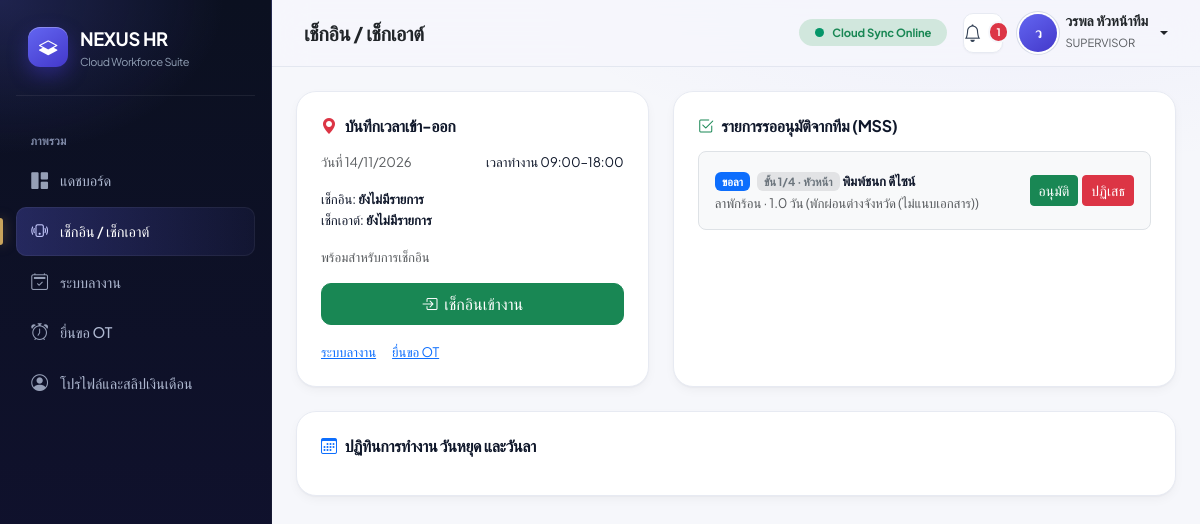
/modules/ess/ess_portal.php (signed in), run on the app's committed database.
### tables this page shows
CREATE TABLE shifts (
    id INT AUTO_INCREMENT PRIMARY KEY COMMENT 'รหัสกะงาน (PK)',
    company_id INT NULL COMMENT 'รหัสบริษัท (NULL = ใช้ร่วมกันทั้งเครือ)',
    shift_name VARCHAR(50) NOT NULL COMMENT 'ชื่อกะงาน',
    start_time TIME NOT NULL COMMENT 'เวลาเข้างาน',
    end_time TIME NOT NULL COMMENT 'เวลาเลิกงาน',
    break_minutes INT NOT NULL DEFAULT 60 COMMENT 'เวลาพัก (นาที)',
    late_grace_minutes INT NOT NULL DEFAULT 5 COMMENT 'อนุโลมสาย (นาที)',
    status TINYINT(1) NOT NULL DEFAULT 1 COMMENT 'สถานะกะงาน (1=ใช้งาน, 0=เลิกใช้)',
    duplicate_key CHAR(64) NULL,
    UNIQUE KEY uk_shifts_duplicate_key (duplicate_key),
    INDEX idx_shifts_company_status (company_id, status),
    FOREIGN KEY (company_id) REFERENCES companies(company_id) ON DELETE CASCADE
);

CREATE TABLE leave_approvals (
    id INT AUTO_INCREMENT PRIMARY KEY COMMENT 'รหัสขั้นตอนอนุมัติลา (PK)',
    leave_request_id INT NOT NULL COMMENT 'รหัสคำขอลา',
    step_order INT NOT NULL COMMENT 'ลำดับขั้น (1, 2, 3, 4)',
    approver_role ENUM('supervisor', 'manager', 'director', 'hr_admin') NOT NULL COMMENT 'บทบาทผู้อนุมัติในขั้นนี้',
    approver_id VARCHAR(20) NULL COMMENT 'รหัสพนักงานผู้อนุมัติ',
    status ENUM('waiting', 'pending', 'approved', 'rejected') NOT NULL DEFAULT 'waiting' COMMENT 'waiting=รอคิว, pending=ถึงคิวแสดงให้กดอนุมัติ',
    comment TEXT NULL COMMENT 'หมายเหตุจากผู้อนุมัติ',
    action_at DATETIME NULL COMMENT 'วันเวลาที่ดำเนินการ',
    UNIQUE KEY uk_leave_step (leave_request_id, step_order),
    INDEX idx_leave_app_approver_status (approver_id, status),
    FOREIGN KEY (leave_request_id) REFERENCES leave_requests(id) ON DELETE CASCADE,
    FOREIGN KEY (approver_id) REFERENCES employees(id) ON DELETE SET NULL
);

CREATE TABLE leave_requests (
    id INT AUTO_INCREMENT PRIMARY KEY COMMENT 'รหัสคำขอลา (PK)',
    employee_id VARCHAR(20) NOT NULL COMMENT 'รหัสพนักงาน',
    leave_type_id INT NOT NULL COMMENT 'รหัสประเภทลา',
    start_date DATETIME NOT NULL COMMENT 'วันเวลาเริ่มลา',
    end_date DATETIME NOT NULL COMMENT 'วันเวลาสิ้นสุดลา',
    total_days DECIMAL(4,1) NOT NULL COMMENT 'จำนวนวันลา',
    reason TEXT NULL COMMENT 'เหตุผล',
    attachment_url VARCHAR(500) NULL COMMENT 'ไฟล์แนบ (ไม่บังคับ)',
    current_step INT NOT NULL DEFAULT 1 COMMENT 'ลำดับการอนุมัติปัจจุบัน',
    total_steps INT NOT NULL DEFAULT 4 COMMENT 'จำนวนขั้นอนุมัติทั้งหมด',
    status ENUM('pending', 'approved', 'rejected') NOT NULL DEFAULT 'pending' COMMENT 'สถานะคำขอรวม',
    pending_dedupe_key CHAR(64) NULL,
    approved_by VARCHAR(20) NULL COMMENT 'ผู้อนุมัติปิดงานขั้นสุดท้าย',
    approved_at DATETIME NULL COMMENT 'วันเวลาอนุมัติเสร็จสิ้น',
    created_at TIMESTAMP DEFAULT CURRENT_TIMESTAMP COMMENT 'วันที่ยื่นคำขอ',
    updated_at TIMESTAMP DEFAULT CURRENT_TIMESTAMP ON UPDATE CURRENT_TIMESTAMP COMMENT 'วันที่แก้ไขล่าสุด',
    UNIQUE KEY uk_leave_pending_dedupe (pending_dedupe_key),
    INDEX idx_leave_req_emp_status_dates (employee_id, status, start_date, end_date),
    INDEX idx_leave_req_status_step (status, current_step),
    FOREIGN KEY (employee_id) REFERENCES employees(id) ON DELETE CASCADE,
    FOREIGN KEY (leave_type_id) REFERENCES leave_types(id),
    FOREIGN KEY (approved_by) REFERENCES employees(id) ON DELETE SET NULL
);

CREATE TABLE employees (
    id VARCHAR(20) PRIMARY KEY COMMENT 'รหัสพนักงาน เช่น EMP-000001 (PK)',
    company_id INT NOT NULL COMMENT 'รหัสบริษัทที่สังกัด',
    emp_code VARCHAR(20) NOT NULL COMMENT 'รหัสพนักงานสำรอง',
    first_name VARCHAR(100) NOT NULL COMMENT 'ชื่อ',
    last_name VARCHAR(100) NOT NULL COMMENT 'นามสกุล',
    id_card_no VARCHAR(13) NOT NULL COMMENT 'เลขบัตรประชาชน',
    email VARCHAR(100) UNIQUE NOT NULL COMMENT 'อีเมล',
    phone VARCHAR(20) NULL COMMENT 'เบอร์โทร',
    department_id INT NULL COMMENT 'รหัสแผนก',
    position_id INT NULL COMMENT 'รหัสตำแหน่ง',
    manager_id VARCHAR(20) NULL COMMENT 'รหัสหัวหน้าสายตรง',
    hire_date DATE NOT NULL COMMENT 'วันเริ่มงาน',
    base_salary DECIMAL(12,2) NOT NULL DEFAULT 0.00 COMMENT 'เงินเดือนฐาน',
    employment_status ENUM('active', 'probation', 'resigned') NOT NULL DEFAULT 'active' COMMENT 'สถานะงาน',
    status TINYINT(1) NOT NULL DEFAULT 1 COMMENT 'สถานะใช้งานในระบบ (1=ใช้งาน, 0=เลิกใช้/ลบ)',
    profile_image_url VARCHAR(500) NULL COMMENT 'รูปโปรไฟล์',
    created_at TIMESTAMP DEFAULT CURRENT_TIMESTAMP COMMENT 'วันที่สร้าง',
    updated_at TIMESTAMP DEFAULT CURRENT_TIMESTAMP ON UPDATE CURRENT_TIMESTAMP COMMENT 'วันที่แก้ไขล่าสุด',
    UNIQUE KEY uk_company_emp_code (company_id, emp_code),
    UNIQUE KEY uk_company_id_card (company_id, id_card_no),
    INDEX idx_employees_company_status (company_id, status, employment_status),
    INDEX idx_employees_manager (manager_id),
    FOREIGN KEY (company_id) REFERENCES companies(company_id),
    FOREIGN KEY (department_id) REFERENCES departments(id),
    FOREIGN KEY (position_id) REFERENCES positions(id),
    FOREIGN KEY (manager_id) REFERENCES employees(id) ON DELETE SET NULL
);

CREATE TABLE leave_types (
    id INT AUTO_INCREMENT PRIMARY KEY COMMENT 'รหัสประเภทลา (PK)',
    company_id INT NULL COMMENT 'รหัสบริษัท (NULL = ใช้ร่วมกันทั้งเครือ)',
    name VARCHAR(50) NOT NULL COMMENT 'ชื่อประเภทลา',
    max_days_per_year INT NOT NULL COMMENT 'สิทธิ์ลาต่อปี (วัน)',
    is_paid BOOLEAN NOT NULL DEFAULT TRUE COMMENT 'จ่ายค่าจ้างไหม',
    is_carry_over BOOLEAN NOT NULL DEFAULT FALSE COMMENT 'ยกยอดได้ไหม',
    max_carry_over_years INT NOT NULL DEFAULT 0 COMMENT 'สะสมได้สูงสุด (ปี)',
    status TINYINT(1) NOT NULL DEFAULT 1 COMMENT 'สถานะใช้งาน (1=ใช้งาน, 0=เลิกใช้)',
    INDEX idx_leave_types_company_status (company_id, status),
    FOREIGN KEY (company_id) REFERENCES companies(company_id) ON DELETE CASCADE
);

### includes/auth.php (called while the page is built, shortened)
<?php
function hasRole(array $roles)
{
    $currentRole = $_SESSION['role'];
    $adminEquivalentRoles = ['admin', 'hr_manager'];
    return in_array($currentRole, $roles, true);
}

### includes/approval_workflow.php (called while the page is built, shortened)
<?php
function getApprovalRoleLabel(string $role): string
{
    $labels = [
        'supervisor' => 'หัวหน้า',
        'manager' => 'ผู้จัดการ',
        'director' => 'ผู้อำนวยการ',
        'hr_admin' => 'HR Manager/Admin',
    ];
    return $labels[$role] ?? 'ผู้อนุมัติ';
}

### modules/ess/ess_portal.php (the view, shortened to what this page needs)
<?php
require_once __DIR__ . '/../../includes/auth.php';
require_once ROOT_PATH . '/includes/approval_workflow.php';
$empId = (string)($_SESSION['employee_id'] ?? '');
$clock = $pdo->query('SELECT NOW() AS current_datetime, CURDATE() AS today')->fetch();
$now = new DateTimeImmutable($clock['current_datetime']);
$today = $clock['today'];
$dayStart = $today . ' 00:00:00';
$tomorrow = (new DateTimeImmutable($today))->modify('+1 day')->format('Y-m-d') . ' 00:00:00';
$attendanceStmt = $pdo->prepare("
    SELECT MIN(CASE WHEN scan_type = 'check_in' THEN scan_time END) AS check_in_at,
           MAX(CASE WHEN scan_type = 'check_out' THEN scan_time END) AS check_out_at
    FROM attendance_logs
    WHERE employee_id = ? AND scan_time >= ? AND scan_time < ?
");
$attendanceStmt->execute([$empId, $dayStart, $tomorrow]);
$attendance = $attendanceStmt->fetch();
$shiftReferenceDate = $attendance['check_in_at'] !== null && $attendance['check_out_at'] === null
    ? date('Y-m-d', strtotime($attendance['check_in_at']))
    : $today;
$shiftStmt = $pdo->prepare("
    SELECT s.start_time, s.end_time
    FROM employee_shifts es
    JOIN shifts s ON s.id = es.shift_id
    WHERE es.employee_id = ? AND es.status = 1 AND s.status = 1 AND es.effective_date <= ?
    ORDER BY es.effective_date DESC, es.id DESC
    LIMIT 1
");
$shiftStmt->execute([$empId, $shiftReferenceDate]);
$shift = $shiftStmt->fetch();
$activeLeaveStmt = $pdo->prepare("
    SELECT end_date
    FROM leave_requests
    WHERE employee_id = ? AND status = 'approved'
      AND start_date <= ? AND end_date > ?
    ORDER BY end_date DESC
    LIMIT 1
");
$currentDateTime = $now->format('Y-m-d H:i:s');
$activeLeaveStmt->execute([$empId, $currentDateTime, $currentDateTime]);
$activeLeave = $activeLeaveStmt->fetch();
$nextScanType = null;
$canRecordTime = false;
$attendanceMessage = '';
$checkInDisplay = $attendance['check_in_at'] ? date('d/m H:i', strtotime($attendance['check_in_at'])) : 'ยังไม่มีรายการ';
$checkOutDisplay = $attendance['check_out_at'] ? date('d/m H:i', strtotime($attendance['check_out_at'])) : 'ยังไม่มีรายการ';
if ($attendance['check_out_at'] !== null) {
    $attendanceMessage = 'ลงเวลาเข้า-ออกวันนี้ครบแล้ว';
} else {
    $nextScanType = 'check_in';
    if ($activeLeave) {
        $attendanceMessage = 'เช็กอินได้หลังสิ้นสุดการลาที่อนุมัติ เวลา ' . date('d/m/Y H:i', strtotime($activeLeave['end_date']));
    } else {
        $canRecordTime = true;
        $attendanceMessage = 'พร้อมสำหรับการเช็กอิน';
    }
}
$leaveStmt = $pdo->prepare("SELECT lr.*, e.first_name, e.last_name, lt.name AS leave_name,
                                   la.approver_role, la.step_order
                            FROM leave_approvals la
                            JOIN leave_requests lr ON lr.id = la.leave_request_id
                            JOIN employees e ON lr.employee_id = e.id
                            JOIN leave_types lt ON lr.leave_type_id = lt.id
                            WHERE lr.status = 'pending' AND lr.current_step = la.step_order
                              AND la.status = 'pending' AND la.approver_id = ?
                            ORDER BY lr.created_at DESC");
$otStmt = $pdo->prepare("SELECT o.*, e.first_name, e.last_name,
                                oa.approver_role, oa.step_order
                         FROM ot_approvals oa
                         JOIN ot_requests o ON o.id = oa.ot_request_id
                         JOIN employees e ON o.employee_id = e.id
                         WHERE o.status = 'pending' AND o.current_step = oa.step_order
                           AND oa.status = 'pending' AND oa.approver_id = ?
                         ORDER BY o.ot_date DESC");
$leaveStmt->execute([$empId]);
$otStmt->execute([$empId]);
$pendingLeaves = $leaveStmt->fetchAll();
$pendingOTs = $otStmt->fetchAll();
$canReceiveApprovals = hasRole(['admin', 'hr_manager', 'director', 'manager', 'supervisor']) ||
    !empty($pendingLeaves) || !empty($pendingOTs);
include ROOT_PATH . '/includes/layout_top.php';
?>
<div class="row g-4 mb-4">
    <div class="<?= $canReceiveApprovals ? 'col-lg-5' : 'col-12' ?>">
        <section class="glass-card p-4 h-100">
            <h2 class="h6 fw-bold mb-3"><i class="bi bi-geo-alt-fill text-danger me-2" aria-hidden="true"></i>บันทึกเวลาเข้า-ออก</h2>
            <div class="d-flex flex-wrap justify-content-between gap-2 mb-3">
                <span class="text-muted small">วันที่ <?= htmlspecialchars(date('d/m/Y', strtotime($today))) ?></span>
                <?php if ($shift): ?>
                    <span class="small">เวลาทำงาน <?= htmlspecialchars(substr($shift['start_time'], 0, 5) . '–' . substr($shift['end_time'], 0, 5)) ?></span>
                <?php else: ?>
                    <span class="small text-warning">ยังไม่ได้กำหนดกะทำงาน</span>
                <?php endif; ?>
            </div>
            <div class="mb-3 small">
                <div>เช็กอิน: <strong><?= htmlspecialchars($checkInDisplay) ?></strong></div>
                <div>เช็กเอาต์: <strong><?= htmlspecialchars($checkOutDisplay) ?></strong></div>
            </div>
            <p class="small text-muted mb-3"><?= htmlspecialchars($attendanceMessage) ?></p>
            <?php if ($nextScanType !== null): ?>
                <form method="post">
                    <button type="submit" class="btn <?= $nextScanType === 'check_in' ? 'btn-success' : 'btn-primary' ?> btn-modern w-100 py-2" <?= $canRecordTime ? '' : 'disabled' ?>>
                        <i class="bi <?= $nextScanType === 'check_in' ? 'bi-box-arrow-in-right' : 'bi-box-arrow-right' ?> me-1" aria-hidden="true"></i>
                        <?= $nextScanType === 'check_in' ? 'เช็กอินเข้างาน' : 'เช็กเอาต์เลิกงาน' ?>
                    </button>
                </form>
            <?php endif; ?>
            <div class="d-flex gap-3 mt-3 small">
                <a href="<?= BASE_URL ?>/modules/ess/leave_request.php">ระบบลางาน</a>
                <a href="<?= BASE_URL ?>/modules/ess/ot_request.php">ยื่นขอ OT</a>
            </div>
        </section>
    </div>
    <?php if ($canReceiveApprovals): ?>
    <div class="col-lg-7">
        <section id="approvalQueue" class="glass-card p-4 h-100">
            <h2 class="h6 fw-bold mb-3"><i class="bi bi-check2-square text-success me-2" aria-hidden="true"></i>รายการรออนุมัติจากทีม (MSS)</h2>
            <?php if (empty($pendingLeaves) && empty($pendingOTs)): ?>
                <div class="text-center text-muted py-4 small">ไม่มีรายการรออนุมัติในขณะนี้</div>
            <?php else: ?>
                <?php foreach ($pendingLeaves as $request): ?>
                    <div class="p-3 border rounded-3 mb-2 bg-light d-flex flex-wrap justify-content-between align-items-center gap-2">
                        <div>
                            <span class="badge bg-primary me-1">ขอลา</span>
                            <span class="badge bg-secondary-subtle text-secondary">ขั้น <?= (int)$request['step_order'] ?>/<?= (int)$request['total_steps'] ?> · <?= htmlspecialchars(getApprovalRoleLabel($request['approver_role'])) ?></span>
                            <strong class="small"><?= htmlspecialchars($request['first_name'] . ' ' . $request['last_name']) ?></strong>
                            <div class="text-muted small"><?= htmlspecialchars($request['leave_name']) ?> · <?= number_format((float)$request['total_days'], 1) ?> วัน (<?= htmlspecialchars($request['reason']) ?>)</div>
                        </div>
                        <form method="post" class="d-flex gap-1">
                            <button name="status" value="approved" class="btn btn-success btn-sm">อนุมัติ</button>
                            <button name="status" value="rejected" class="btn btn-danger btn-sm">ปฏิเสธ</button>
                        </form>
                    </div>
                <?php endforeach; ?>
            <?php endif; ?>
        </section>
    </div>
    <?php endif; ?>
</div>
<section class="glass-card p-4 animate-up">
    <h2 class="h6 fw-bold mb-3"><i class="bi bi-calendar3 text-primary me-2" aria-hidden="true"></i>ปฏิทินการทำงาน วันหยุด และวันลา</h2>
</section>
<?php include ROOT_PATH . '/includes/layout_bottom.php'; ?>

### assets/css/style.css (style rules this page uses)
:root { --primary: #4338ca; --primary-light: #6366f1; --primary-soft: #eef0ff; --secondary: #0891b2; --accent: #059669; --gold: #c9a45c; --bg-body: #f6f7fb; --surface: #ffffff; --surface-muted: #fafbfd; --sidebar-bg: #0b1020; --sidebar-width: 272px; --ink: #0f172a; --ink-2: #334155; --ink-3: #64748b; --line: #e7eaf2; --line-strong: #d6dbe8; --radius-lg: 20px; --radius-md: 14px; --radius-sm: 10px; --card-radius: var(--radius-lg); --shadow-xs: 0 1px 2px rgba(15, 23, 42, 0.04); --shadow-sm: 0 1px 2px rgba(15, 23, 42, 0.04), 0 4px 12px -2px rgba(15, 23, 42, 0.05); --shadow-md: 0 2px 4px rgba(15, 23, 42, 0.04), 0 12px 28px -8px rgba(15, 23, 42, 0.10); --shadow-lg: 0 4px 8px rgba(15, 23, 42, 0.04), 0 24px 48px -12px rgba(67, 56, 202, 0.18); --ease-fluid: cubic-bezier(0.22, 1, 0.36, 1); }
* { box-sizing: border-box; }
html { -webkit-text-size-adjust: 100%; }
body { font-family: 'Plus Jakarta Sans', 'IBM Plex Sans Thai', sans-serif; font-size: 0.94rem; line-height: 1.6; letter-spacing: -0.005em; background: radial-gradient(900px 420px at 85% -10%, rgba(99, 102, 241, 0.07), transparent 60%), var(--bg-body); background-attachment: fixed; color: var(--ink); overflow-x: hidden; -webkit-font-smoothing: antialiased; text-rendering: optimizeLegibility; }
h1, h2, h3, h4, h5, h6 { color: var(--ink); font-weight: 700; letter-spacing: -0.02em; line-height: 1.25; }
* { scrollbar-width: thin; scrollbar-color: #cbd2e1 transparent; }
.animate-up { animation: fadeInUp 0.6s var(--ease-fluid) both; }
.glass-card { background: var(--surface); border: 1px solid var(--line); border-radius: var(--card-radius); box-shadow: var(--shadow-sm); transition: transform 0.35s var(--ease-fluid), box-shadow 0.35s var(--ease-fluid), border-color 0.35s ease; }
.btn-modern { border-radius: var(--radius-sm); font-weight: 500; padding: 0.52rem 1.15rem; transition: transform 0.2s var(--ease-fluid), box-shadow 0.2s var(--ease-fluid), background-color 0.2s ease; }

### data on the page
shifts: start_time+end_time "09:00–18:00"
leave_approvals: step_order "1", leave_request.total_steps "4", approver_role "หัวหน้า", employees.first_name+last_name "พิมพ์ชนก ดีไซน์", leave_types.name "ลาพักร้อน", leave_request.total_days "1.0", leave_request.reason "พักผ่อนต่างจังหวัด (ไม่แนบเอกสาร)"

### other printed values
$pageTitle "เช็กอิน / เช็กเอาต์"
$approvalNotifications['total'] "1"
mb_substr($_SESSION['full_name'] ?? 'U', 0, 1) "ว"
$_SESSION['full_name'] "วรพล หัวหน้าทีม"
$_SESSION['role'] "SUPERVISOR"
date('d/m/Y', strtotime($today)) "14/11/2026"
$checkInDisplay "ยังไม่มีรายการ"
$checkOutDisplay "ยังไม่มีรายการ"
$attendanceMessage "พร้อมสำหรับการเช็กอิน"
